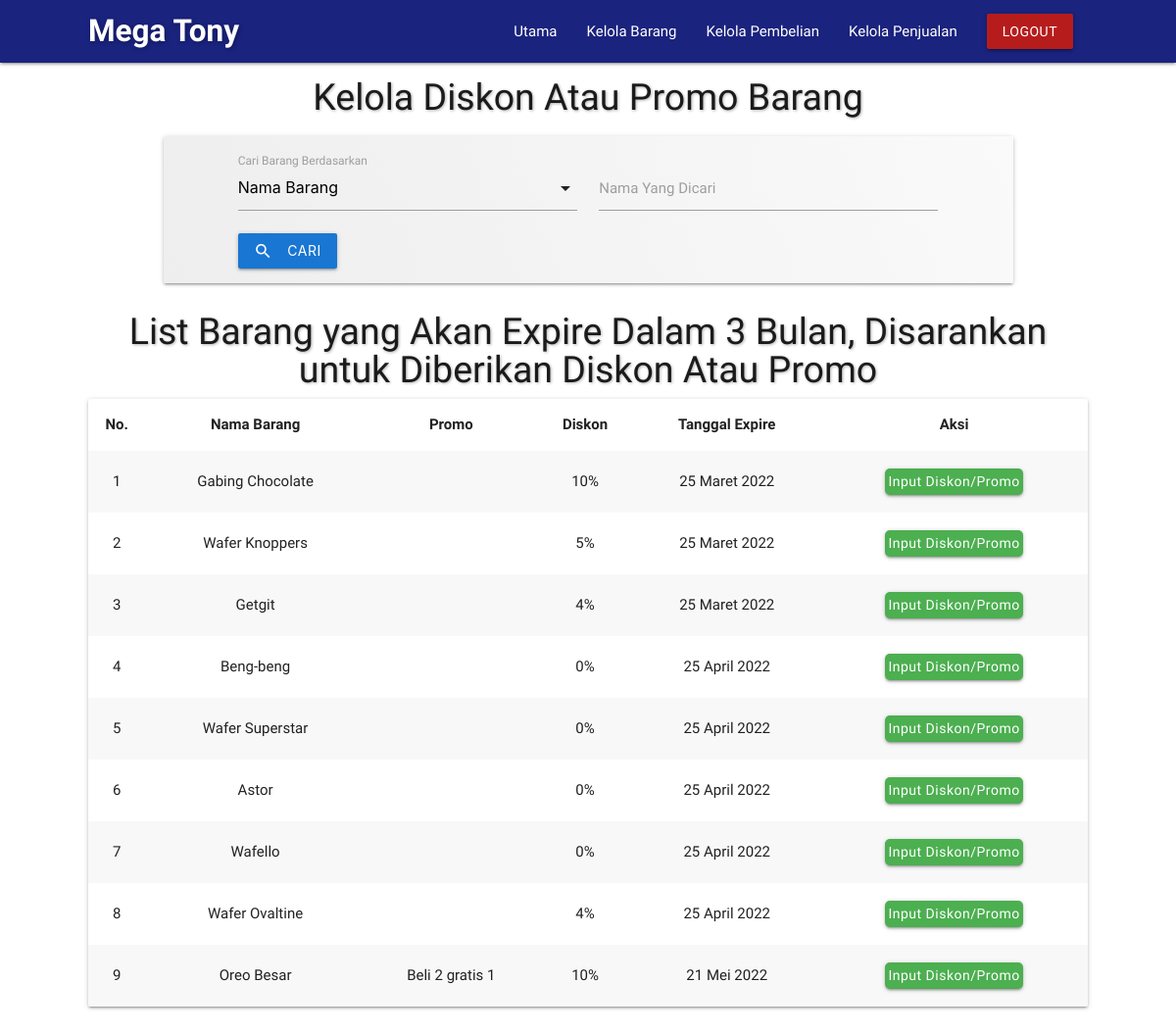
The page /admin/saran-diskon.php (signed in) on the database its author committed.
### tables this page shows
CREATE TABLE IF NOT EXISTS `list_barang` (
  `id_barang` int(11) NOT NULL AUTO_INCREMENT,
  `nama_barang` text DEFAULT NULL,
  `harga` double DEFAULT NULL,
  `stok` int(11) DEFAULT NULL,
  `promo` text DEFAULT NULL,
  `diskon` int(11) DEFAULT NULL,
  `satuan` varchar(50) DEFAULT NULL,
  `unit` int(11) DEFAULT NULL,
  `tgl_expire` date DEFAULT NULL,
  `foto` text DEFAULT NULL,
  PRIMARY KEY (`id_barang`)
);

### admin/asset/datetime/datetimeFormat.php (called while the page is built, shortened)
<?php
class datetimeFormat {
    public static function TanggalIndo($date){
          $BulanIndo = array(
                            "Januari",
                            "Februari",
                            "Maret",
                            "April",
                            "Mei",
                            "Juni",
                            "Juli",
                            "Agustus",
                            "September",
                            "Oktober",
                            "November",
                            "Desember"
                            );
          $tahun = substr($date, 0, 4);
          $bulan = substr($date, 5, 2);
          $tgl   = substr($date, 8, 2);
          $result = $tgl . " " . $BulanIndo[(int)$bulan-1] . " ". $tahun;
          return($result);
    }
}
?>

### admin/saran-diskon.php (the view, shortened to what this page needs)
<?php
	include('template/header.php');
	include('asset/datetime/datetimeFormat.php');
?>
<?php
	$qry = "SELECT
						*
					FROM list_barang
					WHERE tgl_expire <= CURDATE() + INTERVAL 3 MONTH";
	$orderby = "tgl_expire";
  $sel_qry = mysqli_query($mysqli, $qry);
  $jum_data = mysqli_num_rows($sel_qry);
?>
	<section id="saran-diskon">
		<div class="container">
			<h5 class="title">Kelola Diskon Atau Promo Barang</h5>
			<?php
			 if ($jum_data == 0) {
			?>
				<h5 class="center-align title-form red-text text-darken-1">Belum Ada Saran yang Cocok untuk Diberikan</h5>
			<?php } else { ?>
      <div class="container pencarian-barang">
        <div class="card">
          <?php include('../paginasi/pencarian.php'); ?>
        </div>
      </div>
			<div class="list">
			<h5 class="title">List Barang yang Akan Expire Dalam 3 Bulan, Disarankan untuk Diberikan Diskon Atau Promo</h5>
				<div class="card-panel">
					<table class="striped centered responsive-table">
		        <thead>
		          <tr>
	          		<th>No.</th>
	              <th>Nama Barang</th>
	              <th>Promo</th>
	              <th>Diskon</th>
	              <th>Tanggal Expire</th>
	              <th>Aksi</th>
		          </tr>
		        </thead>
		        <tbody>
		        <?php
		        	$no = 1;
							$kolomCari=(isset($_GET['Kolom']))? $_GET['Kolom'] : "";
							$kolomKataKunci=(isset($_GET['KataKunci']))? $_GET['KataKunci'] : "";
							if($kolomCari=="" && $kolomKataKunci==""){
							  $dt = mysqli_query($mysqli, "$qry ORDER BY $orderby ASC");
							}else{
							  $dt = mysqli_query($mysqli, "$qry AND $kolomCari LIKE '%$kolomKataKunci%' ORDER BY $orderby ASC");
							}
							while($data = mysqli_fetch_array($dt)) {
						?>
		          <tr>
		          	<td><?php echo $no; ?></td>
		            <td><?php echo $data['nama_barang']; ?></td>
		            <td><?php echo $data['promo']; ?></td>
		            <td><?php echo $data['diskon']; ?>%</td>
		            <td><?php echo datetimeFormat::TanggalIndo($data['tgl_expire']); ?></td>
		            <td><a class="waves-effect waves-light btn modal-trigger green" href="#input-dispro<?php echo $data['id_barang']; ?>">Input Diskon/Promo</a></td>
		          </tr>
		        <?php $no++; } ?>
		        </tbody>
		      </table>
				</div>
			</div>
			<?php } ?>
		</div>
	</section>
<?php include('template/footer.php'); ?>

### admin/asset/css/style.css (style rules this page uses)
* { font-family: 'Varela Round', sans-serif; }
#pegawai .title, #list-barang .title, #saran-diskon .title { text-align: center; font-size: 2.5rem; font-weight: 500; text-shadow: 1px 1px 3px rgba(0, 0, 0, 0.3); font-family: 'Signika', sans-serif; }
#saran-diskon .title { line-height: 2.6rem; font-family: 'Signika', sans-serif; }
#pegawai .list, #list-barang .list, #saran-diskon .list { margin-top: 30px; }
#saran-diskon .list { margin-bottom: 50px; }
#pegawai .list .card-panel table .btn, #list-barang .list .card-panel table .btn, #saran-diskon .list .card-panel table .btn { height: unset; line-height: unset; padding: 3px; margin: 3px 3px; border-radius: 5px; text-transform: capitalize; }
#saran-diskon .pencarian-barang .card { padding: 15px 0; background: linear-gradient(70deg, #eeeeee, #fafafa); margin-top: 20px; }
#saran-diskon .list .card-panel { padding: 0; }

### rows shown on the page
list_barang: nama_barang "Gabing Chocolate", diskon "10", tgl_expire "25 Maret 2022"
list_barang: nama_barang "Wafer Knoppers", diskon "5", tgl_expire "25 Maret 2022"
list_barang: nama_barang "Getgit", diskon "4", tgl_expire "25 Maret 2022"
list_barang: nama_barang "Beng-beng", diskon "0", tgl_expire "25 April 2022"
list_barang: nama_barang "Wafer Superstar", diskon "0", tgl_expire "25 April 2022"
list_barang: nama_barang "Astor", diskon "0", tgl_expire "25 April 2022"
list_barang: nama_barang "Wafello", diskon "0", tgl_expire "25 April 2022"
list_barang: nama_barang "Wafer Ovaltine", diskon "4", tgl_expire "25 April 2022"
list_barang: nama_barang "Oreo Besar", promo "Beli 2 gratis 1", diskon "10", tgl_expire "21 Mei 2022"
